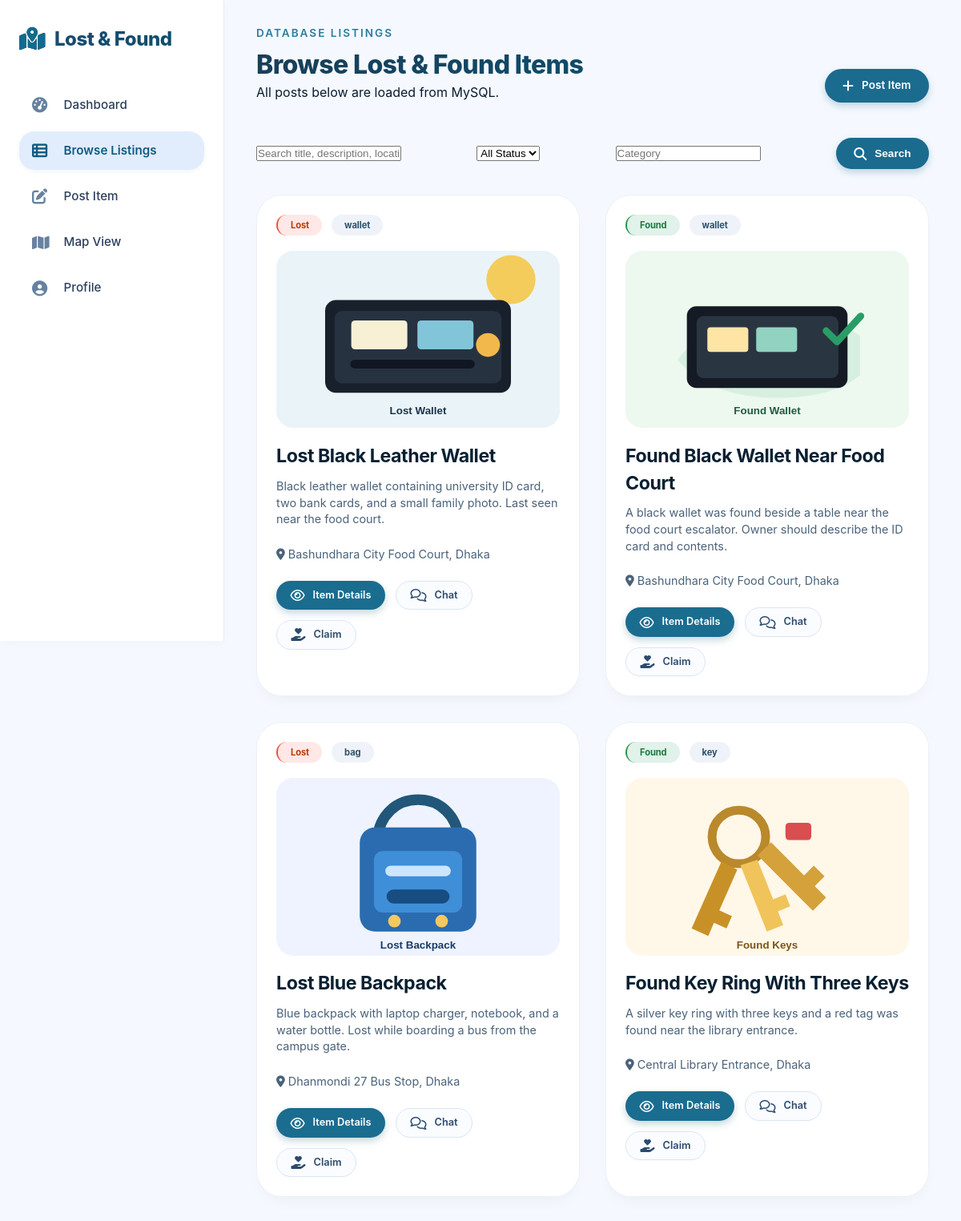
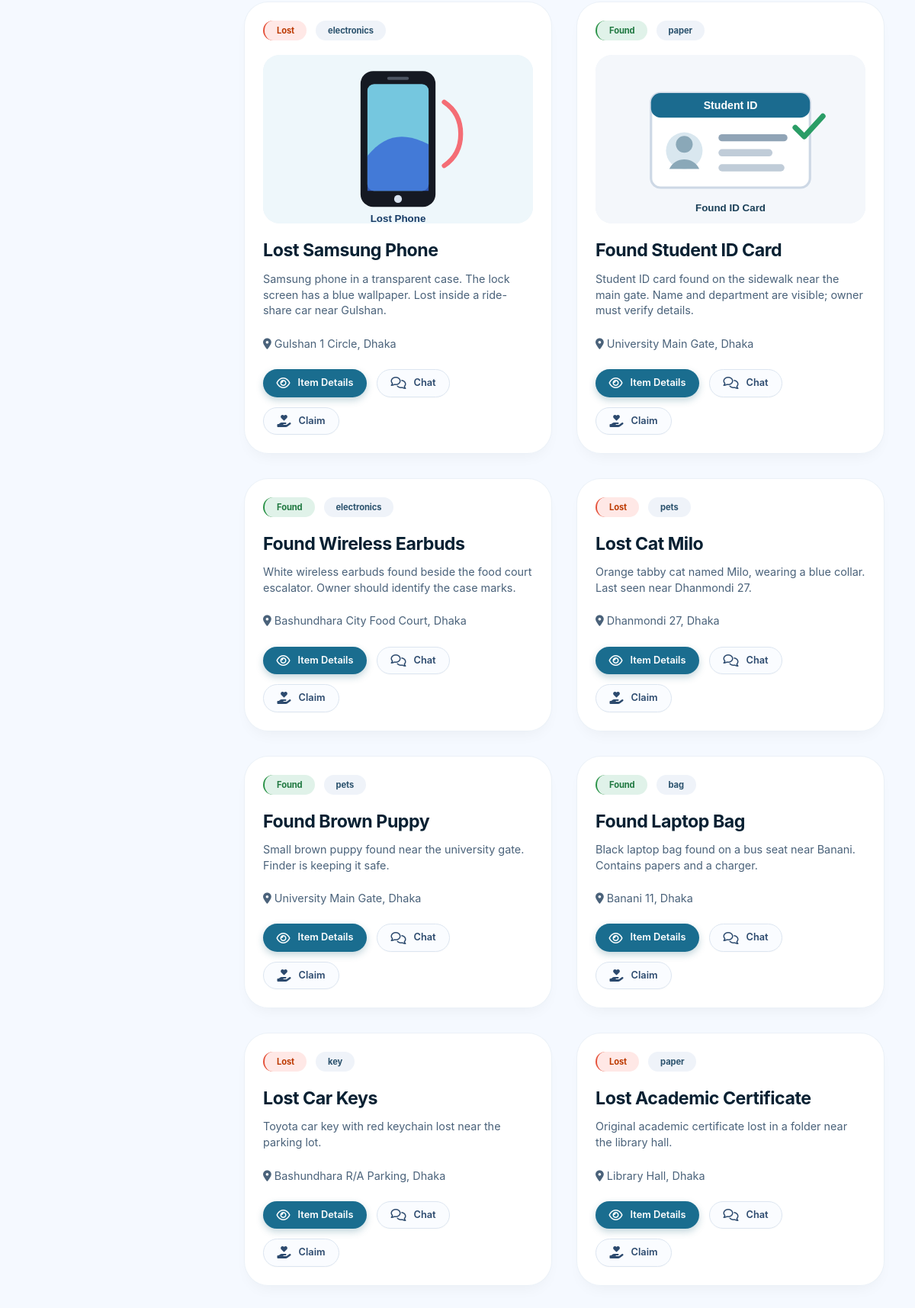
The app's page /backend-php/browse_listing_view.php (upper part) with its own data (2 pictures, top to bottom).
### tables this page shows
CREATE TABLE items (
  id INT AUTO_INCREMENT PRIMARY KEY,
  user_id INT NOT NULL,
  title VARCHAR(180) NOT NULL,
  description TEXT NOT NULL,
  item_type ENUM('lost', 'found') NOT NULL,
  category VARCHAR(60) NOT NULL,
  location_name VARCHAR(180) NOT NULL,
  latitude DECIMAL(10, 7),
  longitude DECIMAL(10, 7),
  date_occurred DATE,
  public_contact VARCHAR(120),
  reward_amount DECIMAL(10, 2) DEFAULT 0,
  priority_level ENUM('normal', 'important', 'emergency') NOT NULL DEFAULT 'normal',
  status ENUM('open', 'matched', 'claimed', 'returned', 'closed', 'removed') NOT NULL DEFAULT 'open',
  view_count INT NOT NULL DEFAULT 0,
  created_at TIMESTAMP NOT NULL DEFAULT CURRENT_TIMESTAMP,
  updated_at TIMESTAMP NOT NULL DEFAULT CURRENT_TIMESTAMP ON UPDATE CURRENT_TIMESTAMP,
  CONSTRAINT fk_items_user FOREIGN KEY (user_id) REFERENCES users(id) ON DELETE CASCADE,
  INDEX idx_items_type_status (item_type, status),
  INDEX idx_items_category (category),
  INDEX idx_items_location (location_name),
  FULLTEXT INDEX ft_items_search (title, description, location_name)
);

### backend-php/config.php (called while the page is built, shortened)
<?php
function clean_text(?string $value): string
{
    return trim((string) $value);
}

### backend-php/browse_listing_view.php (the view, shortened to what this page needs)
<?php
require __DIR__ . '/config.php';
$category = clean_text($_GET['category'] ?? '');
$q = clean_text($_GET['q'] ?? '');
$where = ["i.status <> 'removed'"];
$params = [];
$stmt = $pdo->prepare(
    "SELECT i.*, u.full_name,
     (SELECT image_path FROM item_images img WHERE img.item_id = i.id ORDER BY is_primary DESC, id ASC LIMIT 1) AS image_path
     FROM items i
     JOIN users u ON u.id = i.user_id
     WHERE " . implode(' AND ', $where) . '
     ORDER BY i.created_at DESC'
);
$stmt->execute($params);
$items = $stmt->fetchAll();
function h(?string $value): string
{
    return htmlspecialchars((string) $value, ENT_QUOTES, 'UTF-8');
}
?>
<!DOCTYPE html>
<html lang="en">
<head>
  <link rel="stylesheet" href="../Browse Listing.css">
  <link rel="stylesheet" href="https://cdnjs.cloudflare.com/ajax/libs/font-awesome/6.4.0/css/all.min.css">
</head>
<body>
<div class="app-shell">
  <aside class="sidebar">
    <a class="brand" href="../Landing Page.html"><i class="fa-solid fa-map-location-dot"></i> Lost & Found</a>
    <nav class="nav-list">
      <a href="../DashBoard.html"><i class="fa-solid fa-gauge-high"></i> Dashboard</a>
      <a class="active" href="browse_listing_view.php"><i class="fa-solid fa-table-list"></i> Browse Listings</a>
      <a href="../Create Post.html"><i class="fa-solid fa-pen-to-square"></i> Post Item</a>
      <a href="../Map View.html"><i class="fa-solid fa-map"></i> Map View</a>
      <a href="../Profile Page.html"><i class="fa-solid fa-circle-user"></i> Profile</a>
    </nav>
  </aside>
  <main class="content">
    <header class="topline">
      <div>
        <p class="eyebrow">Database Listings</p>
        <h1>Browse Lost & Found Items</h1>
        <p>All posts below are loaded from MySQL.</p>
      </div>
      <a class="btn primary" href="../Create Post.html"><i class="fa-solid fa-plus"></i> Post Item</a>
    </header>
    <form class="filter-bar" method="get" action="browse_listing_view.php">
      <input type="text" name="q" value="<?= h($q) ?>" placeholder="Search title, description, location">
      <select name="type">
        <option value="">All Status</option>
      </select>
      <input type="text" name="category" value="<?= h($category) ?>" placeholder="Category">
      <button class="btn primary" type="submit"><i class="fa-solid fa-search"></i> Search</button>
    </form>
    <section class="grid" id="listingsGrid">
      <?php foreach ($items as $item): ?>
        <article class="card">
          <div class="meta">
            <span class="pill <?= h($item['item_type']) ?>">
              <?= ucfirst(h($item['item_type'])) ?>
            </span>
            <span class="pill"><?= h($item['category']) ?></span>
          </div>
          <?php if ($item['image_path']): ?>
            <img class="listing-img" src="../<?= h($item['image_path']) ?>" alt="<?= h($item['title']) ?>">
          <?php endif; ?>
          <h2><?= h($item['title']) ?></h2>
          <p><?= h(strlen($item['description']) > 140 ? substr($item['description'], 0, 140) . '...' : $item['description']) ?></p>
          <p><i class="fa-solid fa-location-dot"></i> <?= h($item['location_name']) ?></p>
          <div class="card-actions">
            <a class="btn primary" href="post_details_view.php?id=<?= (int) $item['id'] ?>">
              <i class="fa-regular fa-eye"></i> Item Details
            </a>
            <a class="btn" href="../Chat.html?item_id=<?= (int) $item['id'] ?>&receiver_id=<?= (int) $item['user_id'] ?>">
              <i class="fa-regular fa-comments"></i> Chat
            </a>
            <a class="btn" href="../Claim Item.html?item_id=<?= (int) $item['id'] ?>">
              <i class="fa-solid fa-hand-holding-heart"></i> Claim
            </a>
          </div>
        </article>
      <?php endforeach; ?>
    </section>
  </main>
</div>
</body>
</html>

### Browse Listing.css (style rules this page uses)
* { margin: 0; padding: 0; box-sizing: border-box; }
body { font-family: 'Inter', sans-serif; background: #f5f9ff; color: #0a1c2f; line-height: 1.45; overflow-x: hidden; }
.app-shell { display: flex; min-height: 100vh; backdrop-filter: blur(0px); }
.sidebar { width: 280px; background: rgba(255,255,255,0.96); backdrop-filter: blur(2px); border-right: 1px solid rgba(0, 20, 40, 0.08); padding: 2rem 1.5rem; position: sticky; top: 0; height: 100vh; display: flex; flex-direction: column; transition: all 0.2s ease; box-shadow: 0 4px 12px rgba(0,0,0,0.02); }
.brand { display: flex; align-items: center; gap: 12px; font-size: 1.5rem; font-weight: 800; letter-spacing: -0.02em; background: linear-gradient(135deg, #1e4a6e, #0c4e6e); background-clip: text; -webkit-background-clip: text; color: transparent; text-decoration: none; margin-bottom: 2.5rem; }
.brand i { background: #0c4e6e; background: linear-gradient(145deg, #1f6e8c, #0e4b6e); -webkit-background-clip: text; background-clip: text; color: #136b8d; font-size: 1.8rem; }
.nav-list { display: flex; flex-direction: column; gap: 0.6rem; }
.nav-list a { display: flex; align-items: center; gap: 14px; padding: 0.8rem 1rem; border-radius: 1.2rem; font-weight: 500; color: #2c3f5c; text-decoration: none; transition: all 0.25s cubic-bezier(0.2, 0.9, 0.4, 1.1); font-size: 0.95rem; }
.nav-list a i { width: 1.6rem; font-size: 1.2rem; color: #6682a0; }
.nav-list a.active { background: #e1edfc; color: #0f5b83; font-weight: 600; box-shadow: 0 2px 6px rgba(0, 55, 80, 0.05); }
.nav-list a.active i { color: #0f5b83; }
.content { flex: 1; padding: 2rem 2.5rem; transition: all 0.2s; max-width: 1400px; margin: 0 auto; width: 100%; }
.topline { display: flex; justify-content: space-between; align-items: flex-end; flex-wrap: wrap; margin-bottom: 2.8rem; animation: fadeSlideUp 0.45s ease-out; }
.eyebrow { font-size: 0.85rem; text-transform: uppercase; letter-spacing: 2px; font-weight: 600; color: #2c7da0; margin-bottom: 0.4rem; }
.topline h1 { font-size: 2rem; font-weight: 800; letter-spacing: -0.02em; background: linear-gradient(145deg, #1a3d56, #0f4c6b); background-clip: text; -webkit-background-clip: text; color: transparent; }
.btn { display: inline-flex; align-items: center; gap: 10px; background: white; padding: 0.7rem 1.4rem; border-radius: 2.5rem; font-weight: 600; font-size: 0.85rem; border: 1px solid #dce5f0; color: #2c4a6e; text-decoration: none; transition: all 0.2s ease; cursor: pointer; backdrop-filter: blur(2px); box-shadow: 0 1px 2px rgba(0,0,0,0.02); }
.btn i { font-size: 1rem; }
.btn.primary { background: #1b6b8f; border: none; color: white; box-shadow: 0 4px 10px rgba(24, 94, 120, 0.25); }
.filter-bar { display: flex; justify-content: space-between; align-items: center; flex-wrap: wrap; gap: 1rem; margin: 1rem 0 2rem 0; animation: fadeSlideUp 0.4s ease; }
.grid { display: grid; grid-template-columns: repeat(auto-fill, minmax(340px, 1fr)); gap: 2rem; margin-top: 1rem; }
.card { background: rgba(255, 255, 255, 0.95); backdrop-filter: blur(0px); border-radius: 2rem; padding: 1.5rem; transition: all 0.35s cubic-bezier(0.2, 0.9, 0.4, 1.1); border: 1px solid rgba(155, 185, 212, 0.2); box-shadow: 0 10px 20px -8px rgba(0, 0, 0, 0.05); animation: cardGlide 0.5s ease backwards; transform-origin: center; }
.listing-img { display: block; width: 100%; aspect-ratio: 16 / 10; object-fit: cover; border-radius: 1.35rem; margin-bottom: 1.2rem; background: #eef3f9; }
.meta { display: flex; gap: 0.75rem; margin-bottom: 1.2rem; flex-wrap: wrap; }
.pill { font-size: 0.7rem; font-weight: 700; padding: 0.3rem 1rem; border-radius: 100px; background: #eff3f9; color: #2c536e; letter-spacing: -0.01em; }
.pill.lost { background: #ffe8e6; color: #bc3900; border-left: 2px solid #e5533c; }
.pill.found { background: #e0f2e9; color: #1f7840; border-left: 2px solid #2b9348; }
.card h2 { font-size: 1.45rem; font-weight: 700; margin-bottom: 0.6rem; letter-spacing: -0.02em; color: #082032; }
.card p { color: #4a627a; font-size: 0.9rem; line-height: 1.45; margin-bottom: 1.4rem; }
.card-actions { display: flex; gap: 0.8rem; flex-wrap: wrap; }
.card-actions .btn { padding: 0.5rem 1.1rem; font-size: 0.8rem; background: #fafcff; border-radius: 2rem; }
.card-actions .btn.primary { background: #1a6d8f; color: white; }

### records on screen
items: item_type "Lost", category "wallet", shows a picture, title "Lost Black Leather Wallet", description "Black leather wallet containing university ID card, two bank cards, and a small family photo. Last seen near the food court.", location_name "Bashundhara City Food Court, Dhaka"
items: item_type "Found", category "wallet", shows a picture, title "Found Black Wallet Near Food Court", description "A black wallet was found beside a table near the food court escalator. Owner should describe the ID card and contents.", location_name "Bashundhara City Food Court, Dhaka"
items: item_type "Lost", category "bag", shows a picture, title "Lost Blue Backpack", description "Blue backpack with laptop charger, notebook, and a water bottle. Lost while boarding a bus from the campus gate.", location_name "Dhanmondi 27 Bus Stop, Dhaka"
items: item_type "Found", category "key", shows a picture, title "Found Key Ring With Three Keys", description "A silver key ring with three keys and a red tag was found near the library entrance.", location_name "Central Library Entrance, Dhaka"
items: item_type "Lost", category "electronics", shows a picture, title "Lost Samsung Phone", description "Samsung phone in a transparent case. The lock screen has a blue wallpaper. Lost inside a ride-share car near Gulshan.", location_name "Gulshan 1 Circle, Dhaka"
items: item_type "Found", category "paper", shows a picture, title "Found Student ID Card", description "Student ID card found on the sidewalk near the main gate. Name and department are visible; owner must verify details.", location_name "University Main Gate, Dhaka"
items: item_type "Found", category "electronics", title "Found Wireless Earbuds", description "White wireless earbuds found beside the food court escalator. Owner should identify the case marks.", location_name "Bashundhara City Food Court, Dhaka"
items: item_type "Lost", category "pets", title "Lost Cat Milo", description "Orange tabby cat named Milo, wearing a blue collar. Last seen near Dhanmondi 27.", location_name "Dhanmondi 27, Dhaka"
items: item_type "Found", category "pets", title "Found Brown Puppy", description "Small brown puppy found near the university gate. Finder is keeping it safe.", location_name "University Main Gate, Dhaka"
items: item_type "Found", category "bag", title "Found Laptop Bag", description "Black laptop bag found on a bus seat near Banani. Contains papers and a charger.", location_name "Banani 11, Dhaka"
items: item_type "Lost", category "key", title "Lost Car Keys", description "Toyota car key with red keychain lost near the parking lot.", location_name "Bashundhara R/A Parking, Dhaka"
items: item_type "Lost", category "paper", title "Lost Academic Certificate", description "Original academic certificate lost in a folder near the library hall.", location_name "Library Hall, Dhaka"
